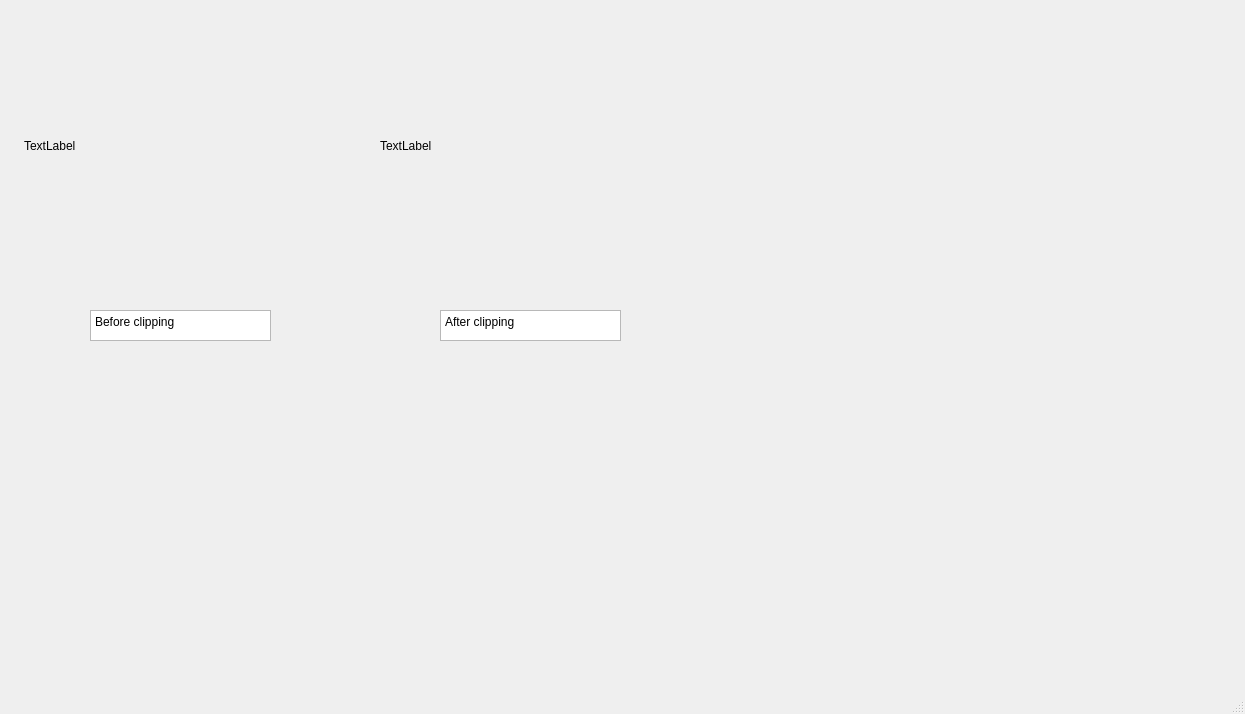
<?xml version="1.0" encoding="UTF-8"?>
<ui version="4.0">
 <class>MainWindow</class>
 <widget class="QMainWindow" name="MainWindow">
  <property name="geometry">
   <rect>
    <x>0</x>
    <y>0</y>
    <width>1245</width>
    <height>714</height>
   </rect>
  </property>
  <property name="windowTitle">
   <string>MainWindow</string>
  </property>
  <widget class="QWidget" name="centralwidget">
   <widget class="QLabel" name="label">
    <property name="geometry">
     <rect>
      <x>24</x>
      <y>0</y>
      <width>331</width>
      <height>291</height>
     </rect>
    </property>
    <property name="text">
     <string>TextLabel</string>
    </property>
   </widget>
   <widget class="QPlainTextEdit" name="plainTextEdit">
    <property name="geometry">
     <rect>
      <x>90</x>
      <y>310</y>
      <width>181</width>
      <height>31</height>
     </rect>
    </property>
    <property name="plainText">
     <string>Before clipping</string>
    </property>
   </widget>
   <widget class="QPlainTextEdit" name="plainTextEdit_2">
    <property name="geometry">
     <rect>
      <x>440</x>
      <y>310</y>
      <width>181</width>
      <height>31</height>
     </rect>
    </property>
    <property name="plainText">
     <string>After clipping</string>
    </property>
   </widget>
   <widget class="QLabel" name="label_2">
    <property name="geometry">
     <rect>
      <x>380</x>
      <y>10</y>
      <width>331</width>
      <height>271</height>
     </rect>
    </property>
    <property name="text">
     <string>TextLabel</string>
    </property>
   </widget>
  </widget>
  <widget class="QMenuBar" name="menubar">
   <property name="geometry">
    <rect>
     <x>0</x>
     <y>0</y>
     <width>1245</width>
     <height>26</height>
    </rect>
   </property>
  </widget>
  <widget class="QStatusBar" name="statusbar"/>
 </widget>
 <resources/>
 <connections/>
</ui>
